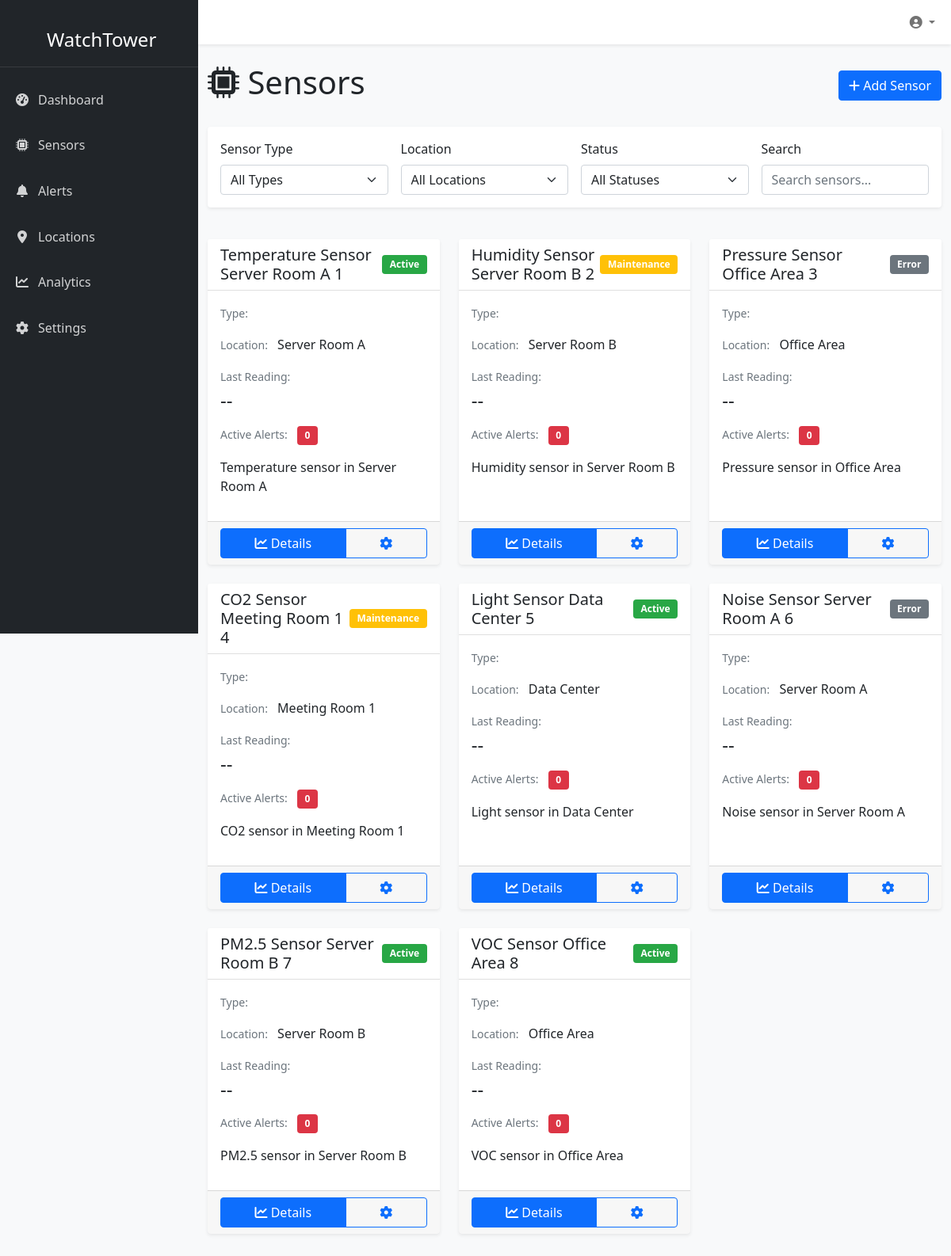
Screenshot of /organization/2/sensors/ (signed in) with the database file from the repository.
### sensor/models.py (models this page shows, shortened)
class Sensor(models.Model):
    SENSOR_TYPES = [
        ('TEMP', 'Temperature'),
        ('HUM', 'Humidity'),
        ('PRES', 'Pressure'),
    ]
    STATUS_CHOICES = [
        ('active', 'Active'),
        ('inactive', 'Inactive'),
        ('maintenance', 'Maintenance')
    ]
    name = models.CharField(max_length=255)
    description = models.TextField()
    sensor_type = models.CharField(
        max_length=4,
        choices=SENSOR_TYPES,
        default='TEMP'
    )
    location = models.ForeignKey(Location, on_delete=models.SET_NULL, null=True)
    organization = models.ForeignKey(
        Organization,
        on_delete=models.CASCADE,
        null=True,  # Allow null temporarily for migration
        blank=True
    )
    status = models.CharField(
        max_length=20,
        choices=STATUS_CHOICES,
        default='active'
    )
    min_threshold = models.FloatField(null=True, blank=True)
    max_threshold = models.FloatField(null=True, blank=True)
    reading_interval = models.IntegerField(help_text="Reading interval in seconds", default=300)
    created_at = models.DateTimeField(auto_now_add=True)
    updated_at = models.DateTimeField(auto_now=True)
    last_maintenance = models.DateTimeField(null=True, blank=True)

class Location(models.Model):
    name = models.CharField(max_length=255)
    description = models.TextField(blank=True)
    latitude = models.DecimalField(max_digits=9, decimal_places=6, null=True, blank=True)
    longitude = models.DecimalField(max_digits=9, decimal_places=6, null=True, blank=True)

### sensor/views.py (the view)
# urls.py: path('sensors/', views.sensor_list, name='sensor_list'),
@login_required
def sensor_list(request, org_id=None):
    if org_id:
        organization = get_object_or_404(Organization, id=org_id)
        sensors = Sensor.objects.filter(organization=organization)
    else:
        sensors = Sensor.objects.filter(organization__in=request.user.organizations.all())
    return render(request, 'sensor/sensor_list.html', {
        'sensors': sensors,
        'sensor_types': SensorType.objects.all(),
        'locations': Location.objects.all()
    })

### sensor/templates/sensor/sensor_list.html (shortened to what this page needs)
{% extends 'base.html' %}
{% load static %}
{% block content %}
<div class="container-fluid py-4">
    <div class="row mb-4">
        <div class="col-12">
            <div class="d-flex justify-content-between align-items-center">
                <h1>
                    <i class="fas fa-microchip"></i> Sensors
                </h1>
                <button class="btn btn-primary" data-bs-toggle="modal" data-bs-target="#addSensorModal">
                    <i class="fas fa-plus"></i> Add Sensor
                </button>
            </div>
        </div>
    </div>
    <div class="row mb-4">
        <div class="col-12">
            <div class="card">
                <div class="card-body">
                    <form class="row g-3" id="filterForm">
                        <div class="col-md-3">
                            <label class="form-label">Sensor Type</label>
                            <select class="form-select" name="sensor_type">
                                <option value="">All Types</option>
                            </select>
                        </div>
                        <div class="col-md-3">
                            <label class="form-label">Location</label>
                            <select class="form-select" name="location">
                                <option value="">All Locations</option>
                            </select>
                        </div>
                        <div class="col-md-3">
                            <label class="form-label">Status</label>
                            <select class="form-select" name="status">
                                <option value="">All Statuses</option>
                            </select>
                        </div>
                        <div class="col-md-3">
                            <label class="form-label">Search</label>
                            <input type="text" class="form-control" name="search" placeholder="Search sensors...">
                        </div>
                    </form>
                </div>
            </div>
        </div>
    </div>
    <div class="row" id="sensorGrid">
        {% for sensor in sensors %}
        <div class="col-md-4 mb-4">
            <div class="card h-100">
                <div class="card-header">
                    <div class="d-flex justify-content-between align-items-center">
                        <h5 class="mb-0">{{ sensor.name }}</h5>
                        <span class="badge bg-{{ sensor.status }}">{{ sensor.status|title }}</span>
                    </div>
                </div>
                <div class="card-body">
                    <div class="mb-3">
                        <small class="text-muted">Type:</small>
                    </div>
                    <div class="mb-3">
                        <small class="text-muted">Location:</small>
                        <span class="ms-2">{{ sensor.location.name|default:"Not specified" }}</span>
                    </div>
                    <div class="mb-3">
                        <small class="text-muted">Last Reading:</small>
                        <div class="d-flex align-items-center mt-1">
                            <h4 class="mb-0" id="value-{{ sensor.id }}">--</h4>
                        </div>
                    </div>
                    <div class="mb-3">
                        <small class="text-muted">Active Alerts:</small>
                        <span class="badge bg-danger ms-2" id="alerts-{{ sensor.id }}">0</span>
                    </div>
                    <p class="card-text">{{ sensor.description|truncatewords:30 }}</p>
                </div>
                <div class="card-footer">
                    <div class="btn-group w-100">
                        <a href="{% url 'sensor:sensor_detail' sensor.id %}" class="btn btn-primary">
                            <i class="fas fa-chart-line"></i> Details
                        </a>
                        <button class="btn btn-outline-primary" onclick="configureSensor({{ sensor.id }})">
                            <i class="fas fa-cog"></i>
                        </button>
                    </div>
                </div>
            </div>
        </div>
        {% empty %}
        <div class="col-12">
            <div class="alert alert-info">
                No sensors found. Add your first sensor to get started.
            </div>
        </div>
        {% endfor %}
    </div>
</div>
{% endblock %}

### sensor/templates/base.html (shortened to what this page needs)
<!DOCTYPE html>
<html lang="en">
<head>
    <link href="https://cdn.jsdelivr.net/npm/bootstrap@5.1.3/dist/css/bootstrap.min.css" rel="stylesheet">
    <link href="https://cdnjs.cloudflare.com/ajax/libs/font-awesome/6.0.0/css/all.min.css" rel="stylesheet">
</head>
<body>
    <nav class="sidebar">
        <a href="{% url 'sensor:dashboard' %}" class="sidebar-brand">
             WatchTower
        </a>
        <ul class="sidebar-nav">
            <li class="nav-item">
                <a href="{% url 'sensor:dashboard' %}" class="nav-link">
                    <i class="fas fa-tachometer-alt"></i> Dashboard
                </a>
            </li>
            <li class="nav-item">
                <a href="{% url 'sensor:sensor_list' %}" class="nav-link">
                    <i class="fas fa-microchip"></i> Sensors
                </a>
            </li>
            <li class="nav-item">
                <a href="{% url 'sensor:alerts' %}" class="nav-link">
                    <i class="fas fa-bell"></i> Alerts
                </a>
            </li>
            <li class="nav-item">
                <a href="#" class="nav-link">
                    <i class="fas fa-map-marker-alt"></i> Locations
                </a>
            </li>
            <li class="nav-item">
                <a href="#" class="nav-link">
                    <i class="fas fa-chart-line"></i> Analytics
                </a>
            </li>
            <li class="nav-item">
                <a href="#" class="nav-link">
                    <i class="fas fa-cog"></i> Settings
                </a>
            </li>
        </ul>
    </nav>
    <nav class="navbar navbar-expand-lg navbar-light">
        <div class="container-fluid">
            <div class="navbar-nav ms-auto">
                <div class="nav-item dropdown">
                    <a class="nav-link dropdown-toggle" href="#" id="navbarDropdown" role="button" data-bs-toggle="dropdown">
                        <i class="fas fa-user-circle"></i>
                    </a>
                </div>
            </div>
        </div>
    </nav>
    <main class="main-content">
        {% block content %}{% endblock %}
    </main>
</body>
</html>

### sensor/templates/base.html (style rules this page uses)
:root { --sidebar-width: 250px; }
body { min-height: 100vh; background-color: #f8f9fa; }
.sidebar { width: var(--sidebar-width); position: fixed; top: 0; left: 0; height: 100vh; background-color: #212529; padding-top: 1rem; z-index: 1000; }
.sidebar-brand { color: white; text-decoration: none; font-size: 1.5rem; padding: 1rem; display: block; text-align: center; border-bottom: 1px solid rgba(255,255,255,0.1); margin-bottom: 1rem; }
.sidebar-nav { padding: 0; list-style: none; }
.sidebar-nav .nav-item { margin-bottom: 0.5rem; }
.sidebar-nav .nav-link { color: rgba(255,255,255,0.8); padding: 0.8rem 1rem; display: flex; align-items: center; }
.sidebar-nav .nav-link i { margin-right: 0.5rem; width: 1.5rem; text-align: center; }
.main-content { margin-left: var(--sidebar-width); min-height: 100vh; }
.navbar { margin-left: var(--sidebar-width); background-color: white !important; box-shadow: 0 0.125rem 0.25rem rgba(0,0,0,0.075); }
.card { box-shadow: 0 0.125rem 0.25rem rgba(0,0,0,0.075); border: none; margin-bottom: 1rem; }
.card-header { background-color: white; border-bottom: 1px solid rgba(0,0,0,0.125); }
.badge { padding: 0.5em 0.8em; }
.bg-active { background-color: #28a745 !important; }
.bg-maintenance { background-color: #ffc107 !important; }
.bg-error { background-color: #6c757d !important; }

### rows the page displays
Sensor: name "Temperature Sensor Server Room A 1", status "Active", location.name "Server Room A", description "Temperature sensor in Server Room A"
Sensor: name "Humidity Sensor Server Room B 2", status "Maintenance", location.name "Server Room B", description "Humidity sensor in Server Room B"
Sensor: name "Pressure Sensor Office Area 3", status "Error", location.name "Office Area", description "Pressure sensor in Office Area"
Sensor: name "CO2 Sensor Meeting Room 1 4", status "Maintenance", location.name "Meeting Room 1", description "CO2 sensor in Meeting Room 1"
Sensor: name "Light Sensor Data Center 5", status "Active", location.name "Data Center", description "Light sensor in Data Center"
Sensor: name "Noise Sensor Server Room A 6", status "Error", location.name "Server Room A", description "Noise sensor in Server Room A"
Sensor: name "PM2.5 Sensor Server Room B 7", status "Active", location.name "Server Room B", description "PM2.5 sensor in Server Room B"
Sensor: name "VOC Sensor Office Area 8", status "Active", location.name "Office Area", description "VOC sensor in Office Area"
